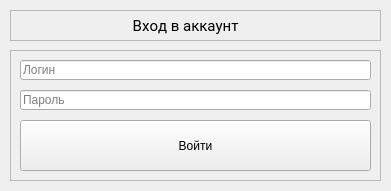
<?xml version="1.0" encoding="UTF-8"?>
<ui version="4.0">
 <class>Form</class>
 <widget class="QWidget" name="Form">
  <property name="geometry">
   <rect>
    <x>0</x>
    <y>0</y>
    <width>391</width>
    <height>191</height>
   </rect>
  </property>
  <property name="sizePolicy">
   <sizepolicy hsizetype="Fixed" vsizetype="Fixed">
    <horstretch>0</horstretch>
    <verstretch>0</verstretch>
   </sizepolicy>
  </property>
  <property name="maximumSize">
   <size>
    <width>391</width>
    <height>191</height>
   </size>
  </property>
  <property name="windowTitle">
   <string>Form</string>
  </property>
  <widget class="QFrame" name="frame">
   <property name="geometry">
    <rect>
     <x>10</x>
     <y>10</y>
     <width>371</width>
     <height>31</height>
    </rect>
   </property>
   <property name="frameShape">
    <enum>QFrame::StyledPanel</enum>
   </property>
   <property name="frameShadow">
    <enum>QFrame::Raised</enum>
   </property>
   <widget class="QLabel" name="label">
    <property name="geometry">
     <rect>
      <x>0</x>
      <y>0</y>
      <width>371</width>
      <height>31</height>
     </rect>
    </property>
    <property name="font">
     <font>
      <family>Roboto</family>
      <pointsize>11</pointsize>
      <weight>50</weight>
      <italic>false</italic>
      <bold>false</bold>
      <underline>false</underline>
      <strikeout>false</strikeout>
      <stylestrategy>PreferDefault</stylestrategy>
      <kerning>false</kerning>
     </font>
    </property>
    <property name="mouseTracking">
     <bool>true</bool>
    </property>
    <property name="tabletTracking">
     <bool>true</bool>
    </property>
    <property name="focusPolicy">
     <enum>Qt::NoFocus</enum>
    </property>
    <property name="contextMenuPolicy">
     <enum>Qt::PreventContextMenu</enum>
    </property>
    <property name="frameShadow">
     <enum>QFrame::Raised</enum>
    </property>
    <property name="text">
     <string>                                 Вход в аккаунт</string>
    </property>
   </widget>
  </widget>
  <widget class="QFrame" name="frame_2">
   <property name="geometry">
    <rect>
     <x>10</x>
     <y>50</y>
     <width>371</width>
     <height>131</height>
    </rect>
   </property>
   <property name="frameShape">
    <enum>QFrame::StyledPanel</enum>
   </property>
   <property name="frameShadow">
    <enum>QFrame::Raised</enum>
   </property>
   <widget class="QLineEdit" name="lineEdit">
    <property name="geometry">
     <rect>
      <x>10</x>
      <y>10</y>
      <width>351</width>
      <height>20</height>
     </rect>
    </property>
    <property name="placeholderText">
     <string>Логин</string>
    </property>
   </widget>
   <widget class="QLineEdit" name="lineEdit_2">
    <property name="geometry">
     <rect>
      <x>10</x>
      <y>40</y>
      <width>351</width>
      <height>20</height>
     </rect>
    </property>
    <property name="cursor">
     <cursorShape>IBeamCursor</cursorShape>
    </property>
    <property name="contextMenuPolicy">
     <enum>Qt::PreventContextMenu</enum>
    </property>
    <property name="acceptDrops">
     <bool>false</bool>
    </property>
    <property name="layoutDirection">
     <enum>Qt::LeftToRight</enum>
    </property>
    <property name="echoMode">
     <enum>QLineEdit::Password</enum>
    </property>
    <property name="readOnly">
     <bool>false</bool>
    </property>
    <property name="placeholderText">
     <string>Пароль</string>
    </property>
   </widget>
   <widget class="QPushButton" name="pushButton">
    <property name="geometry">
     <rect>
      <x>10</x>
      <y>70</y>
      <width>351</width>
      <height>51</height>
     </rect>
    </property>
    <property name="sizePolicy">
     <sizepolicy hsizetype="Preferred" vsizetype="Preferred">
      <horstretch>0</horstretch>
      <verstretch>0</verstretch>
     </sizepolicy>
    </property>
    <property name="text">
     <string>Войти</string>
    </property>
   </widget>
  </widget>
 </widget>
 <resources/>
 <connections/>
</ui>
